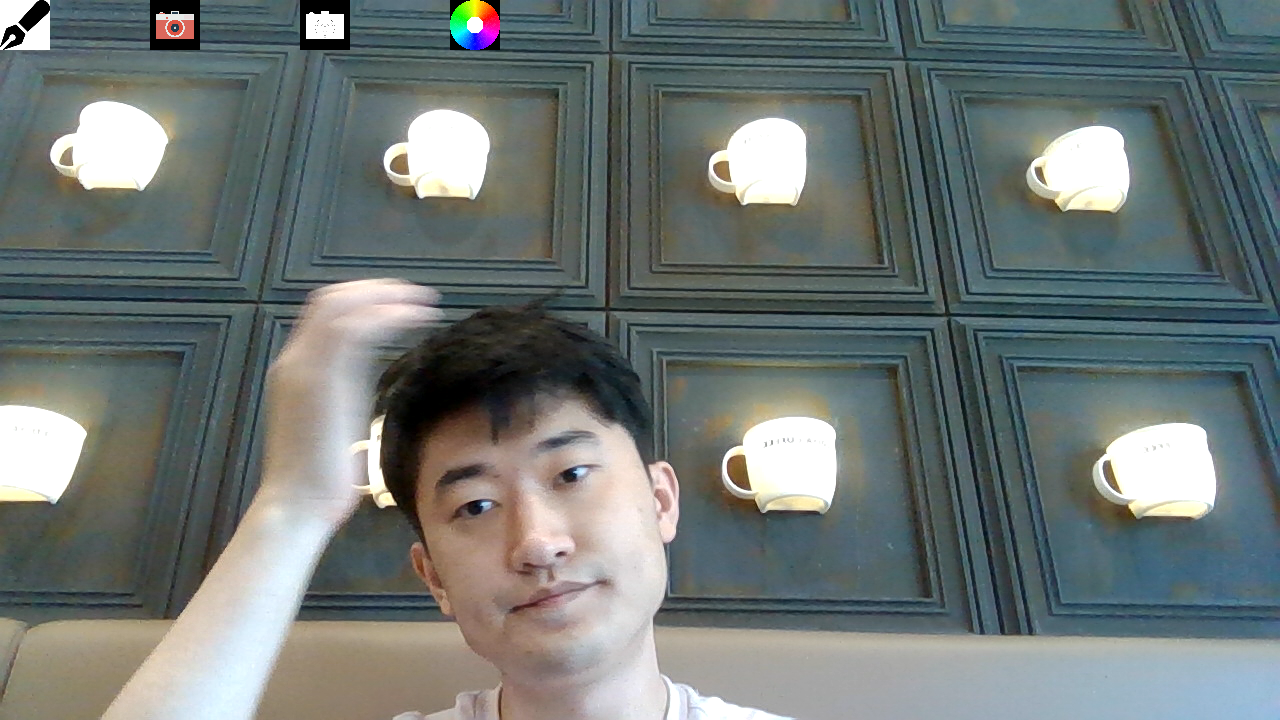
#> input picture newTech/fingerDraw/Cam Test.png, 1280 x 720 px, given in place of the camera
$ python test.py
#> lines starting #> are read from the running program, lines starting #| are printed output that depends on the picture; after the words box and inside, x2 and y2 are one past the last pixel; in counts of white or black regions, pixels touching at a corner belong together
import cv2
import numpy as np

def nothing(x):
    pass

x1 = []             ##List to store x coordinates
y1 = []             ##List to store y coordinates
Kernal = np.ones((5,5), np.uint8)
cap = cv2.VideoCapture(0)
cap.set(cv2.CAP_PROP_FRAME_WIDTH, 1280)     ##Change resolution of the camera
cap.set(cv2.CAP_PROP_FRAME_HEIGHT, 720)
_, frame =cap.read()
#> frame is the input picture: shape (720, 1280, 3); mean B, G, R 117, 119, 111.1
print(frame.shape)
#| (720, 1280, 3)
while(1):
    ret, frame = cap.read()         ##Read frame
    frame = cv2.flip(frame, +1)     ##Mirror image frame
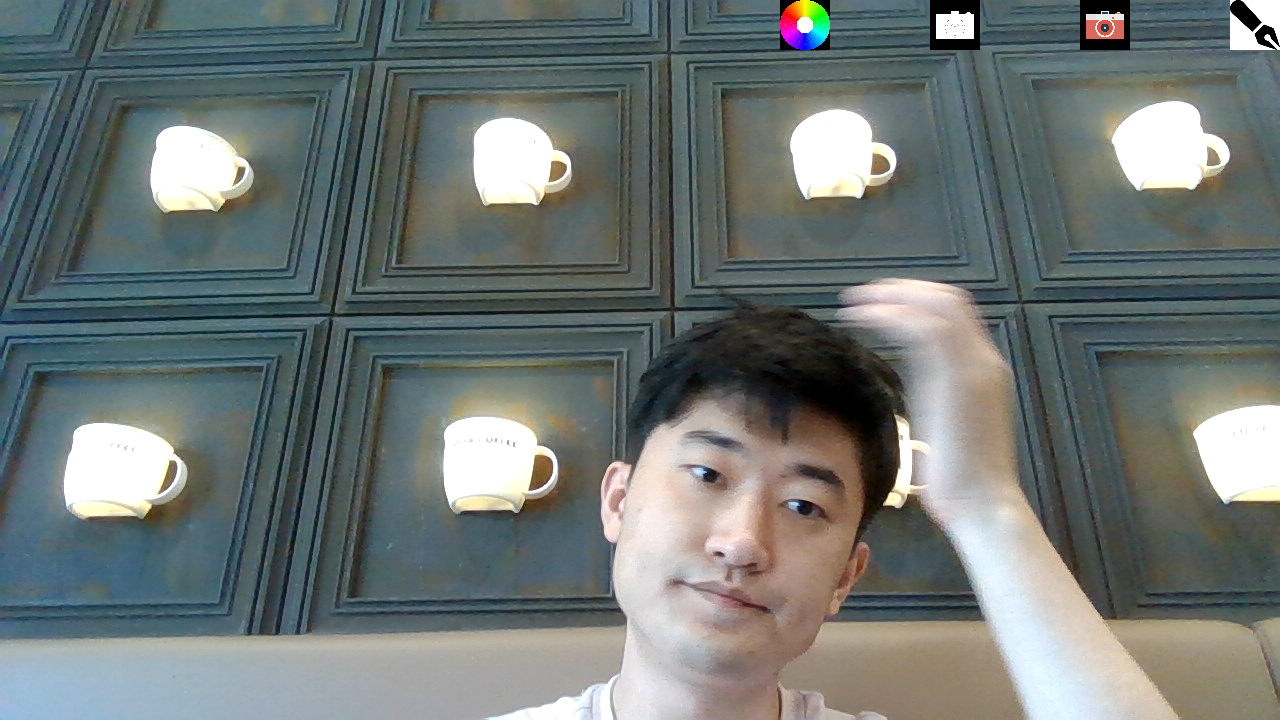
#> frame: shape (720, 1280, 3); mean B, G, R 117, 119, 111.1
    if not ret:
        break
    frame2 = cv2.cvtColor(frame, cv2.COLOR_BGR2HLS)     ##BGR to HLS conversion
#> frame2: shape (720, 1280, 3); mean of channels 0, 1, 2 67.4, 114.7, 37.2
    if cv2.waitKey(1) == ord('s'):
#> (key Esc is pressed here)
        break

    lb = np.array([0, 0, 81])               ##Masking parameters
    ub = np.array([185, 255, 255])

    mask = cv2.inRange(frame2, lb, ub)      ##Create mask
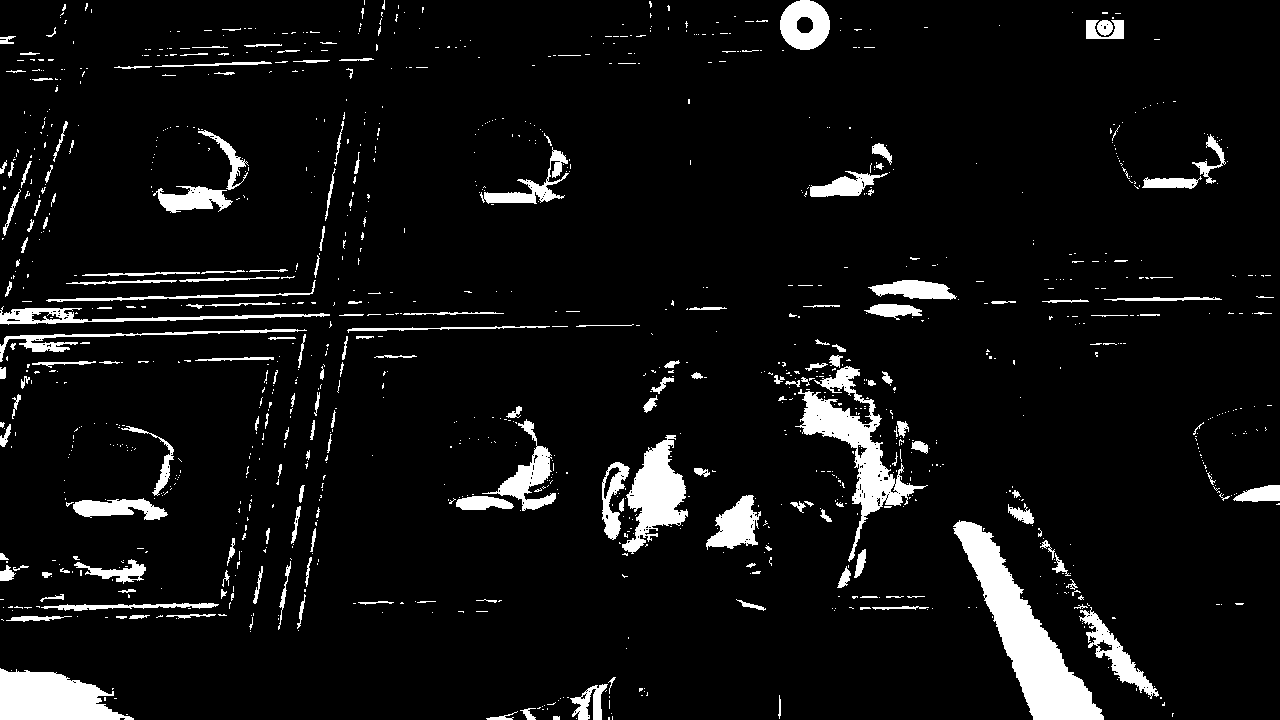
#> mask: shape (720, 1280); 6.8% white; 1160 white regions (961 under 20 px), largest, box (x1, y1, x2, y2) and area: (953, 520, 1104, 720) 9270, (795, 366, 928, 562) 5586, (0, 668, 134, 720) 4765
    cv2.imshow('Mask', mask)

    res = cv2.bitwise_and(frame, frame, mask = mask)        ##apply mask on original image
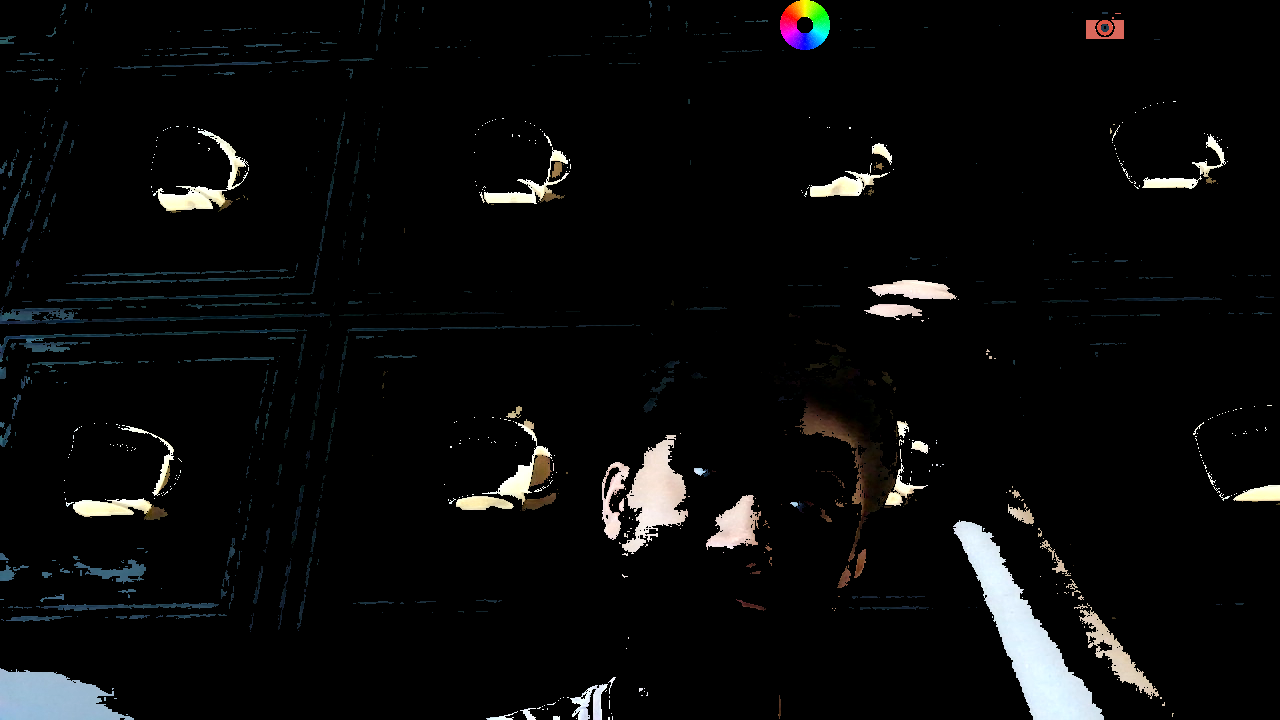
#> res: shape (720, 1280, 3); mean B, G, R 10.3, 10.4, 10.1
    cv2.imshow('Res', res)

    opening = cv2.morphologyEx(mask, cv2.MORPH_OPEN, Kernal)        ##Apply opening morphology
#> opening: shape (720, 1280); 4.4% white; 77 white regions (1 under 20 px), largest, box (x1, y1, x2, y2) and area: (955, 521, 1104, 720) 9178, (0, 669, 120, 720) 4642, (804, 392, 913, 516) 3962
    cv2.imshow('Opening', opening)

    dilation = cv2.dilate(opening, Kernal, iterations=5)            ##Apply dilation morphology
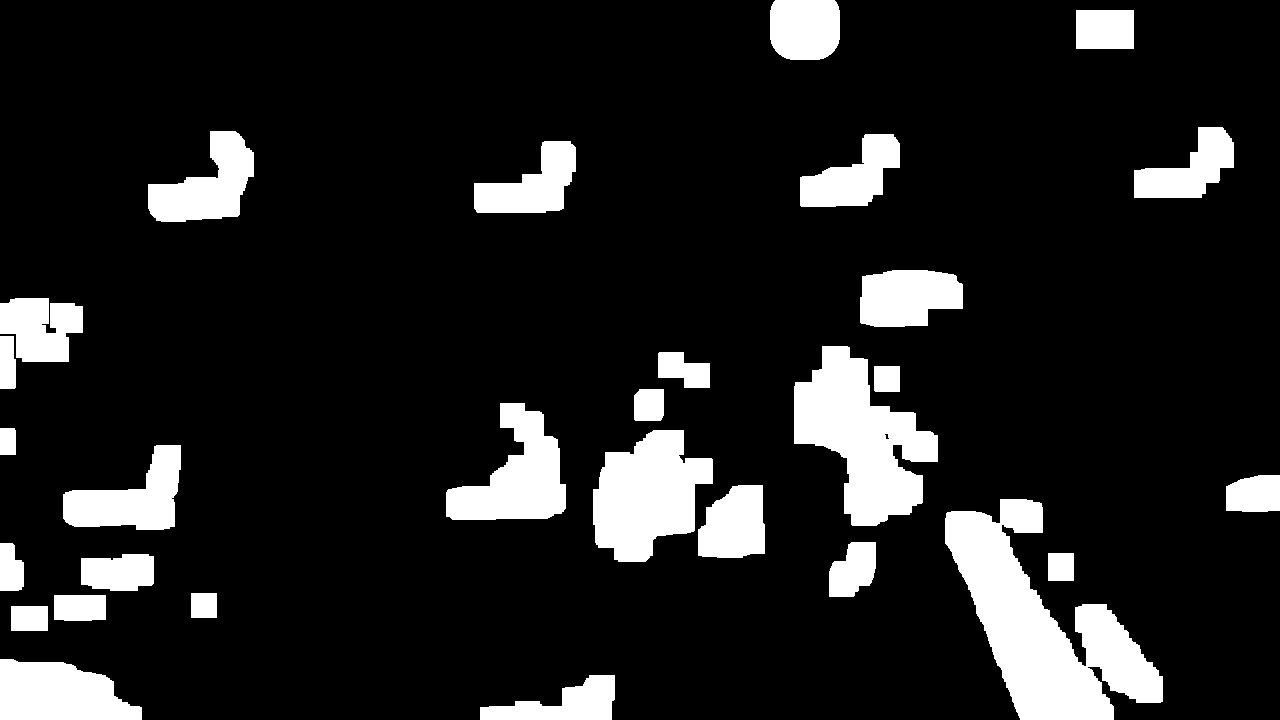
#> dilation: shape (720, 1280); 13.2% white; 29 white regions
    cv2.imshow('Dilation', dilation)

    contours, hierarchy = cv2.findContours(opening, cv2.RETR_TREE,      ##FInd contours
                                           cv2.CHAIN_APPROX_SIMPLE)
#> contours = 97 contours, 25 with area under 20; largest, box (x1, y1, x2, y2) and area: (955, 521, 1104, 720) 8896, (0, 669, 120, 720) 4476, (804, 392, 913, 516) 3770, (628, 440, 685, 530) 3083, (780, 0, 830, 50) 1905
    for contour in contours:
        if cv2.contourArea(contour) > 1500:         ##Find contour with largest area
            cnt = contour
#> this loop made 97 passes
#> contour on passes 8, 9, 10, 12, 13, 15, 16, 20, 39, 46, 48, 50: [[1096, 652], [1096, 656], [1101, 656], [1101, 652]], [[33, 616], [33, 620], [37, 620], [37, 616]], [[21, 616], [21, 620], [28, 620], [28, 616]], [[1101, 634], [1102, 633], [1103, 634], [1102, 635]], [[89, 605], [89, 609], [95, 609], [95, 605]], [[64, 605], [64, 609], [69, 609], [69, 605]], [[201, 603], [201, 607], [206, 607], [206, 603]], [[1058, 563], [1058, 570], [1063, 570], [1063, 563]], [[541, 455], [542, 454], [543, 455], [542, 456]], [[510, 413], [510, 417], [514, 417], [514, 413]], [[855, 395], [855, 399], [859, 399], [859, 395]], [[871, 496], [872, 495], [873, 496], [872, 497]]
    M = cv2.moments(cnt)
#> M = moments, m00 1905, centre m10/m00, m01/m00 = (804.5, 24.5)
    cx = int(M['m10'] / M['m00'])           ##Find centroid
#> cx = 804
    cy = int(M['m01'] / M['m00'])
#> cy = 24
    cv2.circle(frame, (cx, cy), 5, [50, 120, 255], -1)      ##Draw centroid
#> frame: shape (720, 1280, 3); 0.01% of pixels changed, all inside (x1, y1, x2, y2) = (799, 19, 810, 30)
    extTop = tuple(cnt[cnt[:, :, 1].argmin()][0])           ##Find topmost point of object
#> extTop = (800, 0)
    print(cx - extTop[0])
#| 4
    if abs(cy - extTop[1]) > 200 and abs(cx - extTop[0]) < 150:     ##Distance between centroid and topmost point
        x1.append(extTop[0])
        y1.append(extTop[1])

    for i in range(len(x1)):
        cv2.circle(frame, (x1[i], y1[i]), 4, (255, 155, 100), 5)        ##Draw circle
    cv2.imshow('Resuting Image', frame)

cap.release()       ##Release memory
cv2.destroyAllWindows()     ##Destroy all windows
